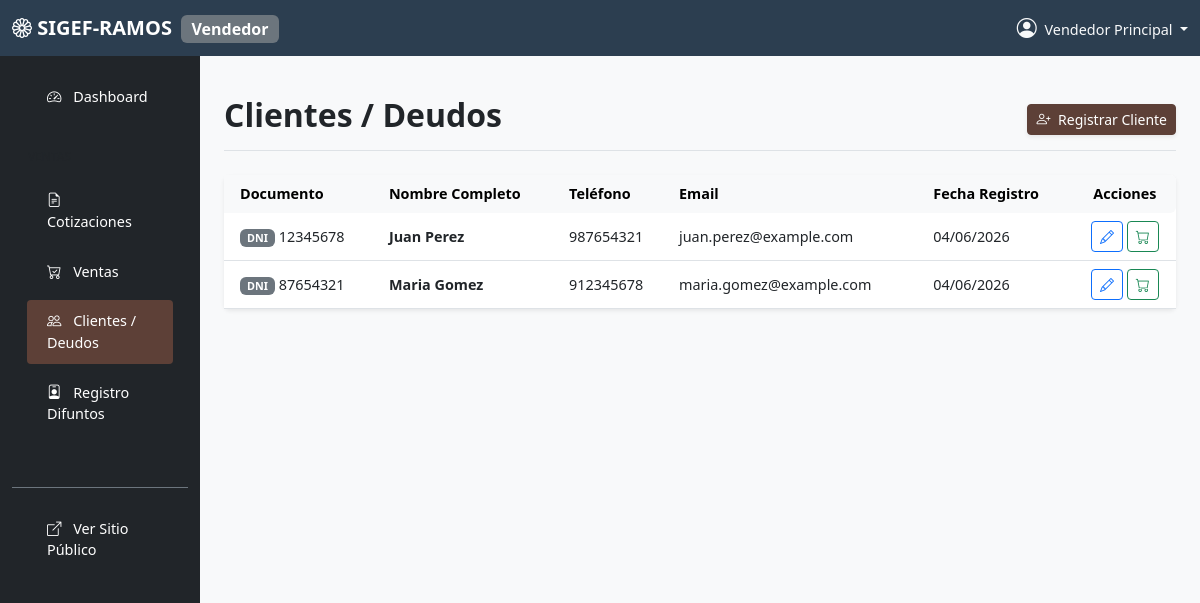
Screenshot of /?controller=Admin&action=clientes (signed in) with the database file from the repository.
### tables this page shows
CREATE TABLE clientes (
    id INT AUTO_INCREMENT PRIMARY KEY,
    tipo_documento ENUM('DNI', 'CE', 'PASAPORTE', 'RUC') DEFAULT 'DNI',
    num_documento VARCHAR(20) NOT NULL UNIQUE,
    nombre VARCHAR(100) NOT NULL,
    apellidos VARCHAR(100),
    telefono VARCHAR(20),
    email VARCHAR(100),
    direccion TEXT,
    fecha_registro DATETIME DEFAULT CURRENT_TIMESTAMP
);

### controllers/AdminController.php (called while the page is built, shortened)
<?php
class AdminController extends BaseController
{
    public function clientes()
    {
        require_once 'models/Client.php';
        $clientModel = new Client();
        $clientes = $clientModel->getAllClientes();
        $this->render('admin/vendedor/clientes', ['title' => 'Gestión de Clientes', 'clientes' => $clientes], 'admin');
    }
}
?>

### models/Client.php (called while the page is built, shortened)
<?php
require_once 'config/config.php';
class Client {
    private $conn;
    public function __construct() {
        global $conn;
        $this->conn = $conn;
    }
    public function getAllClientes() {
        $query = "SELECT * FROM clientes ORDER BY fecha_registro DESC";
        $stmt = $this->conn->prepare($query);
        $stmt->execute();
        return $stmt->fetchAll(PDO::FETCH_ASSOC);
    }
}
?>

### views/admin/vendedor/clientes.php (the view, shortened to what this page needs)
<div class="d-flex justify-content-between flex-wrap flex-md-nowrap align-items-center pt-3 pb-2 mb-4 border-bottom">
    <h1 class="h2 fw-bold text-dark">Clientes / Deudos</h1>
    <div class="btn-toolbar mb-2 mb-md-0">
        <button type="button" class="btn btn-sm btn-primary shadow-sm" data-bs-toggle="modal" data-bs-target="#modalNuevoCliente">
            <i class="bi bi-person-plus me-1"></i> Registrar Cliente
        </button>
    </div>
</div>
<div class="card shadow-sm border-0">
    <div class="card-body p-0">
        <div class="table-responsive">
            <table class="table table-hover align-middle mb-0">
                <thead class="table-light">
                    <tr>
                        <th class="ps-3 border-0">Documento</th>
                        <th class="border-0">Nombre Completo</th>
                        <th class="border-0">Teléfono</th>
                        <th class="border-0">Email</th>
                        <th class="border-0">Fecha Registro</th>
                        <th class="border-0 text-center rounded-end">Acciones</th>
                    </tr>
                </thead>
                <tbody>
                    <?php if (empty($clientes)): ?>
                        <tr><td colspan="6" class="text-center py-4">No hay clientes registrados.</td></tr>
                    <?php else: ?>
                        <?php foreach ($clientes as $c): ?>
                        <tr>
                            <td class="ps-3"><span class="badge bg-secondary"><?= $c['tipo_documento'] ?></span> <?= htmlspecialchars($c['num_documento']) ?></td>
                            <td class="fw-bold"><?= htmlspecialchars($c['nombre'] . ' ' . $c['apellidos']) ?></td>
                            <td><?= htmlspecialchars($c['telefono']) ?></td>
                            <td><?= htmlspecialchars($c['email']) ?></td>
                            <td><?= date('d/m/Y', strtotime($c['fecha_registro'])) ?></td>
                            <td class="text-center">
                                <button class="btn btn-sm btn-outline-primary" title="Editar"><i class="bi bi-pencil"></i></button>
                                <a href="<?= BASE_URL ?>?controller=Admin&action=ventas&client=<?= $c['id'] ?>" class="btn btn-sm btn-outline-success" title="Nueva Venta"><i class="bi bi-cart"></i></a>
                            </td>
                        </tr>
                        <?php endforeach; ?>
                    <?php endif; ?>
                </tbody>
            </table>
        </div>
    </div>
</div>

### assets/css/style.css (style rules this page uses)
:root { --primary-color: #5d4037; --secondary-color: #8d6e63; }
body { font-family: 'Segoe UI', Tahoma, Geneva, Verdana, sans-serif; background-color: #f8f9fa; display: flex; flex-direction: column; }
.btn-primary { background-color: var(--primary-color); border-color: var(--primary-color); }

### views/layouts/admin.php (style rules this page uses)
body { font-size: 0.9rem; }

### rows the page displays
clientes: tipo_documento "DNI", num_documento "12345678", nombre+apellidos "Juan Perez", telefono "987654321", email "juan.perez@example.com", fecha_registro "04/06/2026"
clientes: tipo_documento "DNI", num_documento "87654321", nombre+apellidos "Maria Gomez", telefono "912345678", email "maria.gomez@example.com", fecha_registro "04/06/2026"

### other values shown
$_SESSION['user_role_name'] "Vendedor"
$_SESSION['user_name'] "Vendedor Principal"
